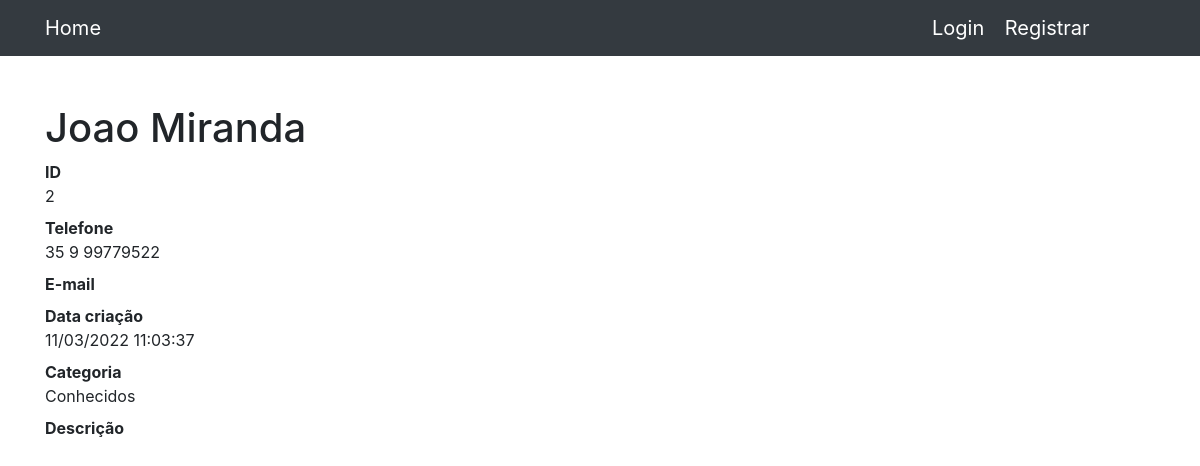
/2, run on the app's committed database.
### contatos/models.py (models this page shows, shortened)
class Contato(models.Model):
    nome = models.CharField(max_length=255)
    sobrenome = models.CharField(max_length=255, blank=True)
    telefone = models.CharField(max_length=255)
    email = models.CharField(max_length=255, blank=True)
    data_criacao = models.DateTimeField(default=timezone.now)
    descicao = models.TextField(blank=True)
    categoria = models.ForeignKey(Categoria, on_delete=models.DO_NOTHING)
    mostrar = models.BooleanField(default=True)
    foto = models.ImageField(blank=True, upload_to='fotos/%Y/%m/%d')

class Categoria(models.Model):
    nome = models.CharField(max_length=255)
    def __str__(self) -> str:
        return self.nome

### contatos/views.py (the view)
# urls.py: path('<int:contato_id>', views.ver_contato, name='ver_contato'),
def ver_contato(request, contato_id):
    contato = get_object_or_404(Contato, id=contato_id)
    return render(request, 'contatos/ver_contato.html', {
        'contato': contato
})

### contatos/templates/contatos/ver_contato.html (shortened to what this page needs)
{% extends 'base.html' %}
{% block conteudo %}
    <h1 class="mt-5">{{ contato.nome }} {{ contato.sobrenome }}</h1>
    <dl>
        <dt>ID</dt>
        <dd>{{ contato.id }}</dd>
        <dt>Telefone</dt>
        <dd>{{ contato.telefone }}</dd>
        <dt>E-mail</dt>
        <dt>Data criação</dt>
        <dd>{{ contato.data_criacao|date:'d/m/Y H:m:s ' }}</dd>
        <dt>Categoria</dt>
        <dd>{{ contato.categoria }}</dd>
        <dt>Descrição</dt>
    </dl>
{%endblock%}

### data on the page
Contato: nome "Joao", sobrenome "Miranda", id "2", telefone "35 9 99779522", data_criacao "11/03/2022 11:03:37", categoria "Conhecidos"
